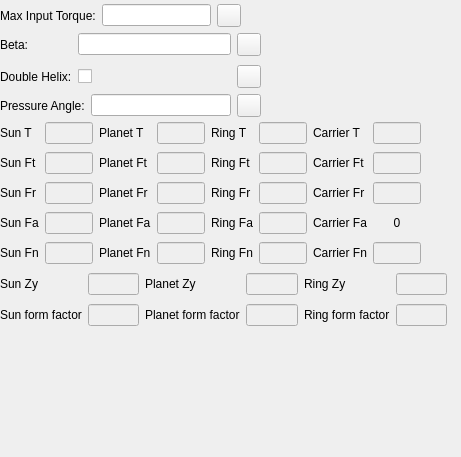
   <widget class="QWidget" name="page_2">
    <property name="geometry">
     <rect>
      <x>0</x>
      <y>0</y>
      <width>461</width>
      <height>457</height>
     </rect>
    </property>
    <attribute name="label">
     <string>Force Analysis</string>
    </attribute>
    <widget class="QWidget" name="gridLayoutWidget_7">
     <property name="geometry">
      <rect>
       <x>0</x>
       <y>120</y>
       <width>421</width>
       <height>151</height>
      </rect>
     </property>
     <layout class="QGridLayout" name="gridLayout_7">
      <item row="1" column="1">
       <widget class="QLineEdit" name="lineEdit">
        <property name="enabled">
         <bool>false</bool>
        </property>
       </widget>
      </item>
      <item row="3" column="1">
       <widget class="QLineEdit" name="lineEdit_4">
        <property name="enabled">
         <bool>false</bool>
        </property>
       </widget>
      </item>
      <item row="1" column="4">
       <widget class="QLabel" name="label_54">
        <property name="text">
         <string>Ring Ft</string>
        </property>
       </widget>
      </item>
      <item row="1" column="7">
       <widget class="QLineEdit" name="lineEdit_11">
        <property name="enabled">
         <bool>false</bool>
        </property>
       </widget>
      </item>
      <item row="4" column="2">
       <widget class="QLabel" name="label_61">
        <property name="text">
         <string>Planet Fn</string>
        </property>
       </widget>
      </item>
      <item row="1" column="6">
       <widget class="QLabel" name="label_57">
        <property name="text">
         <string>Carrier Ft</string>
        </property>
       </widget>
      </item>
      <item row="2" column="2">
       <widget class="QLabel" name="label_52">
        <property name="text">
         <string>Planet Fr</string>
        </property>
       </widget>
      </item>
      <item row="3" column="6">
       <widget class="QLabel" name="label_59">
        <property name="text">
         <string>Carrier Fa</string>
        </property>
       </widget>
      </item>
      <item row="3" column="2">
       <widget class="QLabel" name="label_53">
        <property name="text">
         <string>Planet Fa</string>
        </property>
       </widget>
      </item>
      <item row="3" column="7">
       <widget class="QLabel" name="label_64">
        <property name="text">
         <string>0</string>
        </property>
        <property name="alignment">
         <set>Qt::AlignCenter</set>
        </property>
       </widget>
      </item>
      <item row="1" column="5">
       <widget class="QLineEdit" name="lineEdit_8">
        <property name="enabled">
         <bool>false</bool>
        </property>
       </widget>
      </item>
      <item row="4" column="5">
       <widget class="QLineEdit" name="lineEdit_16">
        <property name="enabled">
         <bool>false</bool>
        </property>
       </widget>
      </item>
      <item row="3" column="4">
       <widget class="QLabel" name="label_56">
        <property name="text">
         <string>Ring Fa</string>
        </property>
       </widget>
      </item>
      <item row="2" column="6">
       <widget class="QLabel" name="label_58">
        <property name="text">
         <string>Carrier Fr</string>
        </property>
       </widget>
      </item>
      <item row="1" column="3">
       <widget class="QLineEdit" name="lineEdit_7">
        <property name="enabled">
         <bool>false</bool>
        </property>
       </widget>
      </item>
      <item row="3" column="0">
       <widget class="QLabel" name="label_50">
        <property name="text">
         <string>Sun Fa</string>
        </property>
       </widget>
      </item>
      <item row="4" column="1">
       <widget class="QLineEdit" name="lineEdit_14">
        <property name="enabled">
         <bool>false</bool>
        </property>
       </widget>
      </item>
      <item row="2" column="7">
       <widget class="QLineEdit" name="lineEdit_12">
        <property name="enabled">
         <bool>false</bool>
        </property>
       </widget>
      </item>
      <item row="3" column="5">
       <widget class="QLineEdit" name="lineEdit_10">
        <property name="enabled">
         <bool>false</bool>
        </property>
       </widget>
      </item>
      <item row="4" column="7">
       <widget class="QLineEdit" name="lineEdit_17">
        <property name="enabled">
         <bool>false</bool>
        </property>
       </widget>
      </item>
      <item row="4" column="4">
       <widget class="QLabel" name="label_62">
        <property name="text">
         <string>Ring Fn</string>
        </property>
       </widget>
      </item>
      <item row="3" column="3">
       <widget class="QLineEdit" name="lineEdit_5">
        <property name="enabled">
         <bool>false</bool>
        </property>
       </widget>
      </item>
      <item row="2" column="5">
       <widget class="QLineEdit" name="lineEdit_9">
        <property name="enabled">
         <bool>false</bool>
        </property>
       </widget>
      </item>
      <item row="2" column="4">
       <widget class="QLabel" name="label_55">
        <property name="text">
         <string>Ring Fr</string>
        </property>
       </widget>
      </item>
      <item row="1" column="0">
       <widget class="QLabel" name="label_16">
        <property name="text">
         <string>Sun Ft</string>
        </property>
       </widget>
      </item>
      <item row="2" column="1">
       <widget class="QLineEdit" name="lineEdit_3">
        <property name="enabled">
         <bool>false</bool>
        </property>
       </widget>
      </item>
      <item row="2" column="3">
       <widget class="QLineEdit" name="lineEdit_6">
        <property name="enabled">
         <bool>false</bool>
        </property>
       </widget>
      </item>
      <item row="1" column="2">
       <widget class="QLabel" name="label_51">
        <property name="text">
         <string>Planet Ft</string>
        </property>
       </widget>
      </item>
      <item row="4" column="6">
       <widget class="QLabel" name="label_63">
        <property name="text">
         <string>Carrier Fn</string>
        </property>
       </widget>
      </item>
      <item row="2" column="0">
       <widget class="QLabel" name="label_49">
        <property name="text">
         <string>Sun Fr</string>
        </property>
       </widget>
      </item>
      <item row="4" column="0">
       <widget class="QLabel" name="label_60">
        <property name="text">
         <string>Sun Fn</string>
        </property>
       </widget>
      </item>
      <item row="4" column="3">
       <widget class="QLineEdit" name="lineEdit_15">
        <property name="enabled">
         <bool>false</bool>
        </property>
       </widget>
      </item>
      <item row="0" column="0">
       <widget class="QLabel" name="label_151">
        <property name="text">
         <string>Sun T</string>
        </property>
       </widget>
      </item>
      <item row="0" column="1">
       <widget class="QLineEdit" name="lineEdit_55">
        <property name="enabled">
         <bool>false</bool>
        </property>
       </widget>
      </item>
      <item row="0" column="2">
       <widget class="QLabel" name="label_152">
        <property name="text">
         <string>Planet T</string>
        </property>
       </widget>
      </item>
      <item row="0" column="3">
       <widget class="QLineEdit" name="lineEdit_56">
        <property name="enabled">
         <bool>false</bool>
        </property>
       </widget>
      </item>
      <item row="0" column="4">
       <widget class="QLabel" name="label_153">
        <property name="text">
         <string>Ring T</string>
        </property>
       </widget>
      </item>
      <item row="0" column="5">
       <widget class="QLineEdit" name="lineEdit_57">
        <property name="enabled">
         <bool>false</bool>
        </property>
       </widget>
      </item>
      <item row="0" column="6">
       <widget class="QLabel" name="label_154">
        <property name="text">
         <string>Carrier T</string>
        </property>
       </widget>
      </item>
      <item row="0" column="7">
       <widget class="QLineEdit" name="lineEdit_58">
        <property name="enabled">
         <bool>false</bool>
        </property>
       </widget>
      </item>
     </layout>
    </widget>
    <widget class="QWidget" name="gridLayoutWidget_13">
     <property name="geometry">
      <rect>
       <x>0</x>
       <y>0</y>
       <width>241</width>
       <height>31</height>
      </rect>
     </property>
     <layout class="QGridLayout" name="gridLayout_13">
      <item row="0" column="1">
       <widget class="QLineEdit" name="lineEdit_2"/>
      </item>
      <item row="0" column="0">
       <widget class="QLabel" name="label_45">
        <property name="text">
         <string>Max Input Torque:</string>
        </property>
       </widget>
      </item>
      <item row="0" column="2">
       <widget class="LockUnlockButton" name="number_of_planets_spinbox_lock_2"/>
      </item>
     </layout>
    </widget>
    <widget class="QWidget" name="gridLayoutWidget_8">
     <property name="geometry">
      <rect>
       <x>0</x>
       <y>30</y>
       <width>261</width>
       <height>61</height>
      </rect>
     </property>
     <layout class="QGridLayout" name="gridLayout_8">
      <item row="0" column="2">
       <widget class="LockUnlockButton" name="beta_lineedit_lock"/>
      </item>
      <item row="0" column="1">
       <widget class="QAngleEdit" name="beta_lineedit">
        <property name="enabled">
         <bool>true</bool>
        </property>
       </widget>
      </item>
      <item row="0" column="0">
       <widget class="QLabel" name="label_22">
        <property name="text">
         <string>Beta:</string>
        </property>
       </widget>
      </item>
      <item row="1" column="0">
       <widget class="QLabel" name="label_23">
        <property name="text">
         <string>Double Helix:</string>
        </property>
       </widget>
      </item>
      <item row="1" column="1">
       <widget class="QCheckBox" name="double_helix_checkbox">
        <property name="text">
         <string/>
        </property>
       </widget>
      </item>
      <item row="1" column="2">
       <widget class="LockUnlockButton" name="double_helix_checkbox_lock"/>
      </item>
     </layout>
    </widget>
    <widget class="QWidget" name="gridLayoutWidget_6">
     <property name="geometry">
      <rect>
       <x>0</x>
       <y>270</y>
       <width>447</width>
       <height>61</height>
      </rect>
     </property>
     <layout class="QGridLayout" name="gridLayout_6">
      <item row="0" column="4">
       <widget class="QLabel" name="label_156">
        <property name="text">
         <string>Ring Zy</string>
        </property>
       </widget>
      </item>
      <item row="0" column="5">
       <widget class="QLineEdit" name="lineEdit_61">
        <property name="enabled">
         <bool>false</bool>
        </property>
       </widget>
      </item>
      <item row="0" column="2">
       <widget class="QLabel" name="label_155">
        <property name="text">
         <string>Planet Zy</string>
        </property>
       </widget>
      </item>
      <item row="0" column="3">
       <widget class="QLineEdit" name="lineEdit_60">
        <property name="enabled">
         <bool>false</bool>
        </property>
       </widget>
      </item>
      <item row="0" column="1">
       <widget class="QLineEdit" name="lineEdit_59">
        <property name="enabled">
         <bool>false</bool>
        </property>
       </widget>
      </item>
      <item row="0" column="0">
       <widget class="QLabel" name="label_17">
        <property name="text">
         <string>Sun Zy</string>
        </property>
       </widget>
      </item>
      <item row="1" column="0">
       <widget class="QLabel" name="label_18">
        <property name="text">
         <string>Sun form factor</string>
        </property>
       </widget>
      </item>
      <item row="1" column="2">
       <widget class="QLabel" name="label_19">
        <property name="text">
         <string>Planet form factor</string>
        </property>
       </widget>
      </item>
      <item row="1" column="4">
       <widget class="QLabel" name="label_25">
        <property name="text">
         <string>Ring form factor</string>
        </property>
       </widget>
      </item>
      <item row="1" column="1">
       <widget class="QLineEdit" name="lineEdit_62">
        <property name="enabled">
         <bool>false</bool>
        </property>
       </widget>
      </item>
      <item row="1" column="3">
       <widget class="QLineEdit" name="lineEdit_63">
        <property name="enabled">
         <bool>false</bool>
        </property>
       </widget>
      </item>
      <item row="1" column="5">
       <widget class="QLineEdit" name="lineEdit_64">
        <property name="enabled">
         <bool>false</bool>
        </property>
       </widget>
      </item>
     </layout>
    </widget>
    <widget class="QWidget" name="gridLayoutWidget_9">
     <property name="geometry">
      <rect>
       <x>0</x>
       <y>90</y>
       <width>261</width>
       <height>31</height>
      </rect>
     </property>
     <layout class="QGridLayout" name="gridLayout_9">
      <item row="0" column="0">
       <widget class="QLabel" name="label_21">
        <property name="text">
         <string>Pressure Angle:</string>
        </property>
       </widget>
      </item>
      <item row="0" column="1">
       <widget class="QAngleEdit" name="pressure_angle_lineedit">
        <property name="enabled">
         <bool>true</bool>
        </property>
       </widget>
      </item>
      <item row="0" column="2">
       <widget class="LockUnlockButton" name="pressure_angle_lineedit_lock"/>
      </item>
     </layout>
    </widget>
   </widget>
